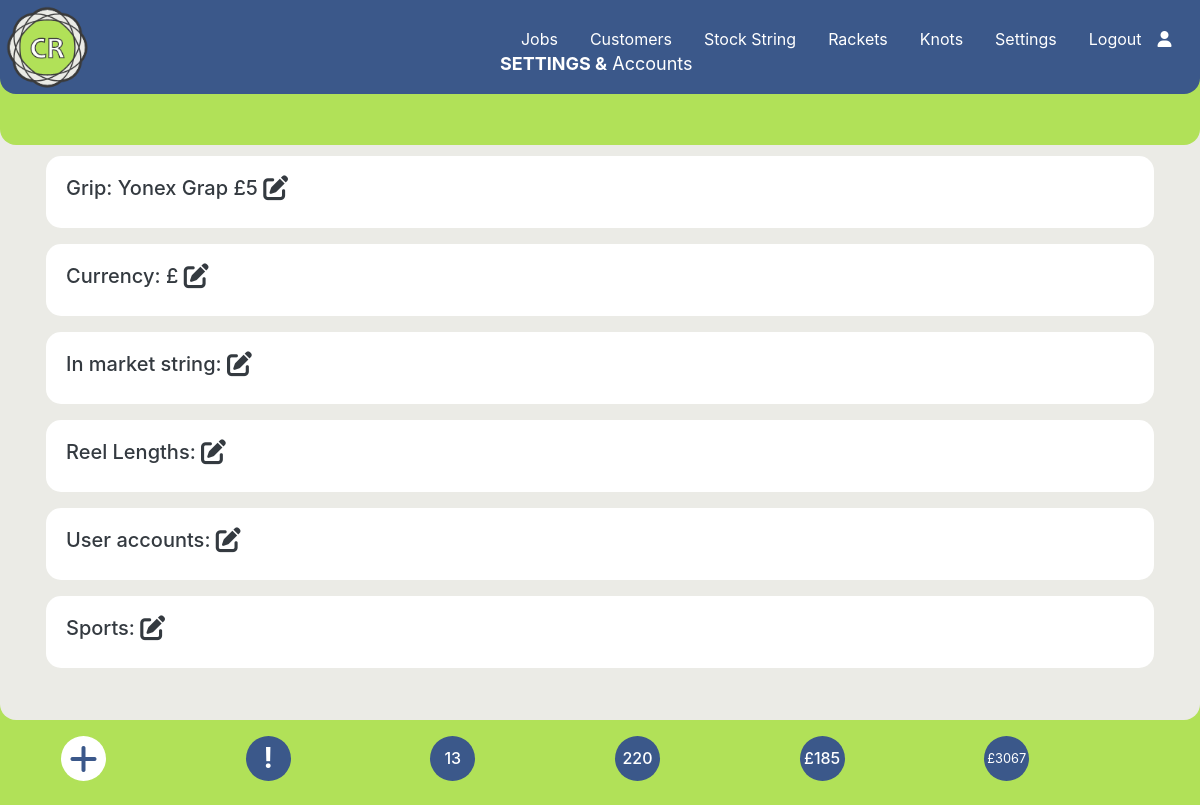
Page /settings.php (signed in) on the committed database.
### tables this page shows
CREATE TABLE `grip` (
  `gripid` int(11) NOT NULL,
  `Price` varchar(6) NOT NULL,
  `type` varchar(40) NOT NULL
);

CREATE TABLE `settings` (
  `id` int(5) NOT NULL,
  `description` varchar(20) NOT NULL,
  `value` varchar(5) NOT NULL
);

### settings.php (the view, shortened to what this page needs)
<?php require_once('./Connections/wcba.php');
require_once('./menu.php');
$current_month_text = date("F");
$current_month_numeric = date("m");
$current_year = date("Y");
$query_Recordset6 = "SELECT * FROM stringjobs WHERE collection_date LIKE '___" . $current_month_numeric . "/" . $current_year . "%'ORDER BY job_id ASC;";
$Recordset6 = mysqli_query($conn, $query_Recordset6) or die(mysqli_error($conn));
$totalRows_Recordset6 = mysqli_num_rows($Recordset6);
$query_Recordset7 = "SELECT * FROM stringjobs ORDER BY job_id ASC;";
$Recordset7 = mysqli_query($conn, $query_Recordset7) or die(mysqli_error($conn));
$totalRows_Recordset7 = mysqli_num_rows($Recordset7);
$query_Recordset8 = "SELECT SUM(price) as SUM from stringjobs;";
$Recordset8 = mysqli_query($conn, $query_Recordset8) or die(mysqli_error($conn));
$row_Recordset8 = mysqli_fetch_assoc($Recordset8);
$sum = $row_Recordset8['SUM'];
$query_Recordset9 = "SELECT SUM(price) as SUM from stringjobs WHERE paid != '1';";
$Recordset9 = mysqli_query($conn, $query_Recordset9) or die(mysqli_error($conn));
$row_Recordset9 = mysqli_fetch_assoc($Recordset9);
$sum_owed = $row_Recordset9['SUM'];
$sql = "SELECT * FROM grip";
$Recordset2 = mysqli_query($conn, $sql) or die(mysqli_error($conn));
$row_Recordset2 = mysqli_fetch_assoc($Recordset2);
?>
<!DOCTYPE html>
<html lang="en">
<head>
  <link rel="stylesheet" href="https://cdnjs.cloudflare.com/ajax/libs/font-awesome/6.4.2/css/all.min.css">
  <link rel="stylesheet" href="https://stackpath.bootstrapcdn.com/bootstrap/4.3.1/css/bootstrap.min.css">
  <link rel="stylesheet" href="https://cdnjs.cloudflare.com/ajax/libs/bootstrap-datepicker/1.9.0/css/bootstrap-datepicker3.min.css">
  <link rel="stylesheet" href="./css/style.css">
  <link rel="stylesheet" type="text/css" href="https://cdn.datatables.net/1.13.6/css/dataTables.bootstrap4.min.css" />
</head>
<body data-spy="scroll" data-target="#main-nav">
  <?php
  echo $main_menus;
  ?>
  <div>
    <div class="home-section diva">
      <p class="fxdtext"><strong>SETTINGS &</strong> Accounts</p>
      <div class="container mt-3 px-3 firstparavp">
        <div class="card cardvp">
          <div class="card-body">
            <h5 class="text-dark">Grip: <?php echo $row_Recordset2['type']; ?>
              <?php echo $currency . $row_Recordset2['Price']; ?>
              <i class="text-dark fa-solid fa-pen-to-square fa-lg" data-toggle="modal" data-target="#gripModal"></i>
            </h5>
          </div>
        </div>
      </div>
      <div class="container mt-3 px-3 ">
        <div class="card cardvp">
          <div class="card-body">
            <h5 class="text-dark">Currency: <?php echo $currency; ?>
              <i class="text-dark fa-solid fa-pen-to-square fa-lg" data-toggle="modal" data-target="#currencyModal"></i>
            </h5>
          </div>
        </div>
      </div>
      <div class="container mt-3 px-3 ">
        <div class="card cardvp">
          <div class="card-body">
            <h5 class="text-dark">In market string:
              <a class="text-dark fa-solid fa-pen-to-square fa-lg" href="./string-im.php"></a>
            </h5>
          </div>
        </div>
      </div>
      <div class="container mt-3 px-3 ">
        <div class="card cardvp">
          <div class="card-body">
            <h5 class="text-dark">Reel Lengths:
              <a class="text-dark fa-solid fa-pen-to-square fa-lg" href="./reel-lengths.php"></a>
            </h5>
          </div>
        </div>
      </div>
      <div class="container mt-3 px-3 ">
        <div class="card cardvp">
          <div class="card-body">
            <h5 class="text-dark">User accounts:
              <a class="text-dark fa-solid fa-pen-to-square fa-lg" href="./site-users.php"></a>
            </h5>
          </div>
        </div>
      </div>
      <div class="container mt-3 px-3 ">
        <div class="card cardvp">
          <div class="card-body">
            <h5 class="text-dark">Sports:
              <a class="text-dark fa-solid fa-pen-to-square fa-lg" href="./sports.php"></a>
            </h5>
          </div>
        </div>
      </div>
    </div>
  </div>
  <div class="container center">
    <div class="p-3 row">
      <div class="col-2">
        <a href="#" type="button" class="dot fa-solid fa-plus fa-2x" data-toggle="modal" data-target="#AddUser"></a>
      </div>
      <?php if (!empty($_SESSION['message'])) { ?>
        <div class="col-2">
          <h3 class="blinking" title="Warning Messages" data-toggle="modal" data-target="#warningModal"><strong>!</strong></h3>
        </div>
      <?php } else { ?>
        <div class="col-2">
          <h3 class="dotb" title="Warning Messages"><strong>!</strong></h3>
        </div>
      <?php } ?>
      <div class="col-2">
        <h3 class="dotbt h6 " title="Restrings for <?php echo $current_month_text; ?>"><?php echo $totalRows_Recordset6 ?></h3>
      </div>
      <div class="col-2">
        <a href="#" class="dotbt h6" title="Total restrings"><?php echo $totalRows_Recordset7 ?></a>
      </div>
      <div class="col-2">
        <a href="./jobs-unpaid.php" class="dotbt h6" title="Amount Owed"><?php echo "$currency" . $sum_owed ?></a>
      </div>
      <div class="col-2">
        <a href="#" class="dotbtt h7" title="Total Income"><small><?php echo "$currency" . $sum ?></small></a>
      </div>
    </div>
  </div>
</body>
</html>

### css/style.css (style rules this page uses)
body { background: #b1e158; color: #fff; z-index: 0; }
.fxdtext { position: fixed; top: 50px; left: 200px; font-weight: normal; font-size: 18px; color: #ffffff; z-index: 500; }
@media screen and (max-width: 2500px) { .fxdtext { left: 500px; } }
.center { margin-left: auto; margin-right: auto; }
.home-section { background: #ebebe6; width: 100%; height: 670px; border-bottom-left-radius: 1rem; border-bottom-right-radius: 1rem; z-index: 1; }
@media screen and (max-width: 2500px) { .home-section { height: 720px; } }
a, a:hover, a:focus { color: inherit; text-decoration: none; transition: all 0.3s; }
.dot { height: 45px; width: 45px; background-color: #ffffff; border-radius: 50%; display: inline-block; color: #3b588a; display: flex; align-items: center; justify-content: center; }
.dotb { height: 45px; width: 45px; background-color: #3b588a; color: #ffffff; border-radius: 50%; display: inline-block; display: flex; align-items: center; justify-content: center; }
.dotbt { height: 45px; width: 45px; background-color: #3b588a; color: #ffffff; border-radius: 50%; display: inline-block; display: flex; align-items: center; justify-content: center; }
.dotbtt { height: 45px; width: 45px; background-color: #3b588a; color: #ffffff; border-radius: 50%; display: inline-block; display: flex; align-items: center; justify-content: center; }
.firstparavp { padding-top: 140px; z-index: 10; }
.nav-item { margin-left: 0rem; }
.nav-link { font-size: 16px; font-weight: 400; color: #ffffff; }
.cardvp { border-radius: 15px; border-style: solid; border-width: 0px; border-color: transparent; }
.diva { overflow-x: hidden; }

### rows in the picture
grip: type "Yonex Grap", Price "5"
settings: value "£"

### other values in the picture
$_SESSION['loginmenu'] "Logout"
$totalRows_Recordset6 "13"
$totalRows_Recordset7 "220"
$sum_owed "185"
$sum "3067"
